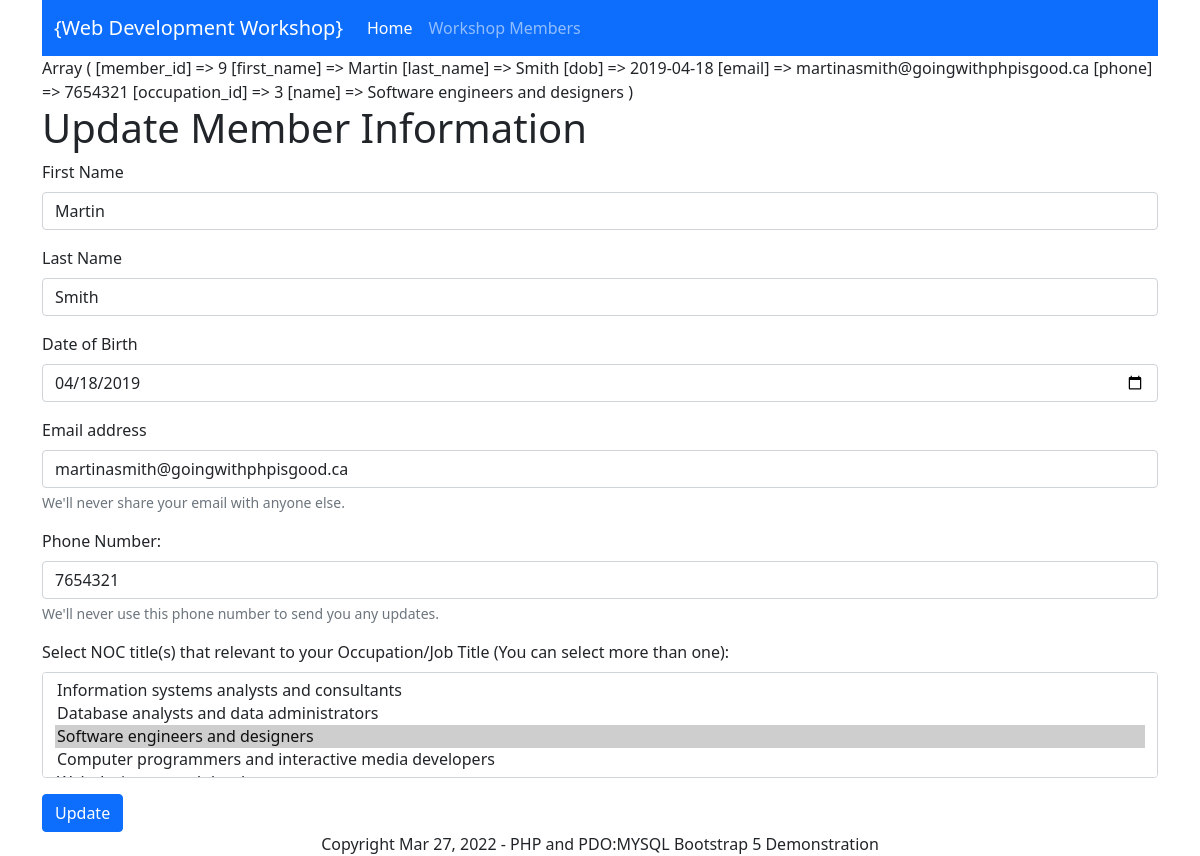
The page /update-member.php?id=9 on the database its author committed.
### tables this page shows
CREATE TABLE IF NOT EXISTS members 
(
    member_id int(11) NOT NULL, 
    first_name varchar(40) NOT NULL, 
    last_name varchar(40) NOT NULL, 
    dob date NOT NULL, email varchar(80) NOT NULL, 
    phone varchar(20) NOT NULL, 
    occupation_id int(11) NOT NULL 
);

### db_config/crud.php (called while the page is built, shortened)
<?php
require_once 'Database.php';
$crud = new Database($pdo);

### db_config/Database.php (called while the page is built, shortened)
<?php
class Database {
    private $db;
    function __construct($connection) {
        $this->db = $connection;
    }
    public function getOccupations() {
        try {
            $sql = "SELECT * FROM occupations";
            $result = $this->db->query($sql);
            return $result;
        }  catch (PDOException $e) {
            echo $e->getMessage();
            return false;
        }
    }
    public function getMemberDetails($mem_id) {
        try {
            $sql =
            "SELECT * FROM members
            AS mem INNER JOIN occupations AS occ
            on mem.occupation_id = occ.occupation_id
            WHERE member_id = :id";
            $stmt = $this->db->prepare($sql);
            $stmt->bindparam(':id', $mem_id);
            $stmt->execute();
            $result = $stmt->fetch(PDO::FETCH_ASSOC);
            return $result;
        }  catch (PDOException $e) {
            echo $e->getMessage();
            return false;
        }
    }
}

### update-member.php (the view, shortened to what this page needs)
<?php
require_once 'templates/header.php';
require_once 'db_config/crud.php';
$occupationsObj = $crud->getOccupations();
if (!isset($_GET['id'])) {
    echo "<h2>Member id is not found!</h2>";
}
else {
    $id = $_GET['id'];
    $memInfoArr = $crud->getMemberDetails($id);
    print_r($memInfoArr);
?>
<h1>Update Member Information</h1>
 <form method="POST" action="process-update.php">
    <div class="mb-3">
        <label for="firstname" class="form-label">First Name</label>
        <input type="text" class="form-control" id="firstname" name="firstname" aria-describedby="firstnameHelp"
        value=<?php echo $memInfoArr['first_name']; ?>>
    </div>
    <div class="mb-3">
        <label for="lastname" class="form-label">Last Name</label>
        <input type="text" class="form-control" id="lastname" name="lastname" aria-describedby="lastnameHelp"
        value=<?php echo $memInfoArr['last_name']; ?>>
    </div>
    <div class="mb-3">
        <label for="dob" class="form-label">Date of Birth</label>
        <input type="date" class="form-control" id="dob" name="dob" aria-describedby="dobHelp"
        value=<?php echo $memInfoArr['dob']; ?>>
    </div>
    <div class="mb-3">
        <label for="email" class="form-label">Email address</label>
        <input type="email" class="form-control" id="email" name="email" aria-describedby="emailHelp"
        value=<?php echo $memInfoArr['email']; ?>>
        <div id="emailHelp" class="form-text">We'll never share your email with anyone else.</div>
    </div>
    <div class="mb-3">
        <label for="phone" class="form-label">Phone Number:</label>
        <input type="text" class="form-control" id="phone" name="phone" aria-describedby="phoneHelp"
        value=<?php echo $memInfoArr['phone']; ?>>
        <div id="phoneHelp" class="form-text">We'll never use this phone number to send you any updates.</div>
    </div>
    <div class="mb-3">
        <label for="occupation" class="form-label">Select NOC title(s) that relevant to your Occupation/Job Title (You can select more than one):</label>
        <select class="form-select" id="occupation" name="occupation" multiple aria-label="multiple select example">
            <?php
                while($row = $occupationsObj->fetch(PDO::FETCH_ASSOC))  {
            ?>
               <option value="<?php echo $row['occupation_id']; ?>"
               <?php
                echo (($row['occupation_id']==$memInfoArr['occupation_id']) ? 'selected' : '');
               ?>>
                    <?php echo $row['name'] ?>
                </option>
            <?php
                }
            ?>
        </select>
    </div>
    <button type="submit" class="btn btn-primary" name="submit">Update</button>
</form>
<?php
}
require_once 'templates/footer.php';
?>

### rows shown on the page
members: firstname "Martin", lastname "Smith", dob "04/18/2019", email "martinasmith@goingwithphpisgood.ca", phone "7654321"

### other values the page prints
form field occupation "Information systems analysts and consultants / Database analysts and data administrators / Software engineers and designers ☑ / Computer programmers and interactive media developers"
